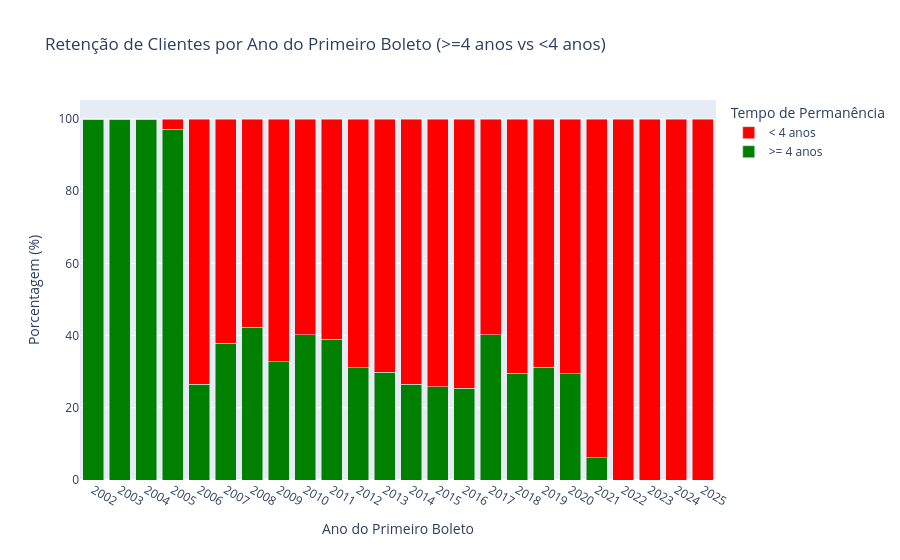

Notebook code for this chart:
### Markdown cell above
### 4 anos

### Code cell
import pandas as pd
import plotly.graph_objects as go

# Converter a coluna 'data_primeiro_boleto' para datetime
tabela_nova_df['data_primeiro_boleto'] = pd.to_datetime(tabela_nova_df['data_primeiro_boleto'])

# Criar a coluna do ano do primeiro boleto
tabela_nova_df['ano_primeiro_boleto'] = tabela_nova_df['data_primeiro_boleto'].dt.year

# Agrupar por ano e calcular total, porcentagens de >4 anos e <4 anos
tabela_4 = tabela_nova_df.groupby('ano_primeiro_boleto').agg(
    total_registros=('anos_boleto', 'count'),
    porcentagem_maior_4=('anos_boleto', lambda x: (x >= 4).mean() * 100),
    porcentagem_menor_4=('anos_boleto', lambda x: (x < 4).mean() * 100)
).reset_index()

# Exibir a tabela
display(tabela_4)

# Criar gráfico para 4 anos
fig_4 = go.Figure()

# Adicionar barras para os clientes com > 4 anos
fig_4.add_trace(go.Bar(
    x=tabela_4['ano_primeiro_boleto'].astype(str),  
    y=tabela_4['porcentagem_maior_4'], 
    name=">= 4 anos", 
    marker_color='green'
))

# Adicionar barras para os clientes com < 4 anos (empilhadas)
fig_4.add_trace(go.Bar(
    x=tabela_4['ano_primeiro_boleto'].astype(str),  
    y=tabela_4['porcentagem_menor_4'], 
    name="< 4 anos", 
    marker_color='red'
))

# Configurações do layout
fig_4.update_layout(
    title="Retenção de Clientes por Ano do Primeiro Boleto (>=4 anos vs <4 anos)",
    xaxis_title="Ano do Primeiro Boleto",
    yaxis_title="Porcentagem (%)",
    xaxis=dict(
        type='category',
        tickmode='array',
        tickvals=tabela_4['ano_primeiro_boleto'].astype(str),
        ticktext=[str(ano) for ano in tabela_4['ano_primeiro_boleto']]
    ),
    barmode='stack',
    legend_title="Tempo de Permanência"
)

# Exibir o gráfico
fig_4.show()

### Figure 1 — Plotly figure (JSON) as saved in the notebook; plotly's stock layout.template omitted (floating-point values rounded to 4 significant figures)
{"data": [{"marker": {"color": "green"}, "name": ">= 4 anos", "type": "bar", "x": ["2002", "2003", "2004", "2005", "2006", "2007", "2008", "2009", "2010", "2011", "2012", "2013", "2014", "2015", "2016", "2017", "2018", "2019", "2020", "2021", "2022", "2023", "2024", "2025"], "y": [100.0, 100.0, 100.0, 97.14, 26.54, 37.86, 42.29, 32.77, 40.26, 39.01, 31.08, 29.84, 26.55, 25.89, 25.45, 40.3, 29.61, 31.22, 29.48, 6.152, 0.0, 0.0, 0.0, 0.0]}, {"marker": {"color": "red"}, "name": "< 4 anos", "type": "bar", "x": ["2002", "2003", "2004", "2005", "2006", "2007", "2008", "2009", "2010", "2011", "2012", "2013", "2014", "2015", "2016", "2017", "2018", "2019", "2020", "2021", "2022", "2023", "2024", "2025"], "y": [0.0, 0.0, 0.0, 2.857, 73.46, 62.14, 57.71, 67.23, 59.74, 60.99, 68.92, 70.16, 73.45, 74.11, 74.55, 59.7, 70.39, 68.78, 70.52, 93.85, 100.0, 100.0, 100.0, 100.0]}], "layout": {"barmode": "stack", "legend": {"title": {"text": "Tempo de Permanência"}}, "title": {"text": "Retenção de Clientes por Ano do Primeiro Boleto (>=4 anos vs <4 anos)"}, "xaxis": {"tickmode": "array", "ticktext": ["2002", "2003", "2004", "2005", "2006", "2007", "2008", "2009", "2010", "2011", "2012", "2013", "2014", "2015", "2016", "2017", "2018", "2019", "2020", "2021", "2022", "2023", "2024", "2025"], "tickvals": ["2002", "2003", "2004", "2005", "2006", "2007", "2008", "2009", "2010", "2011", "2012", "2013", "2014", "2015", "2016", "2017", "2018", "2019", "2020", "2021", "2022", "2023", "2024", "2025"], "title": {"text": "Ano do Primeiro Boleto"}, "type": "category"}, "yaxis": {"title": {"text": "Porcentagem (%)"}}}}
